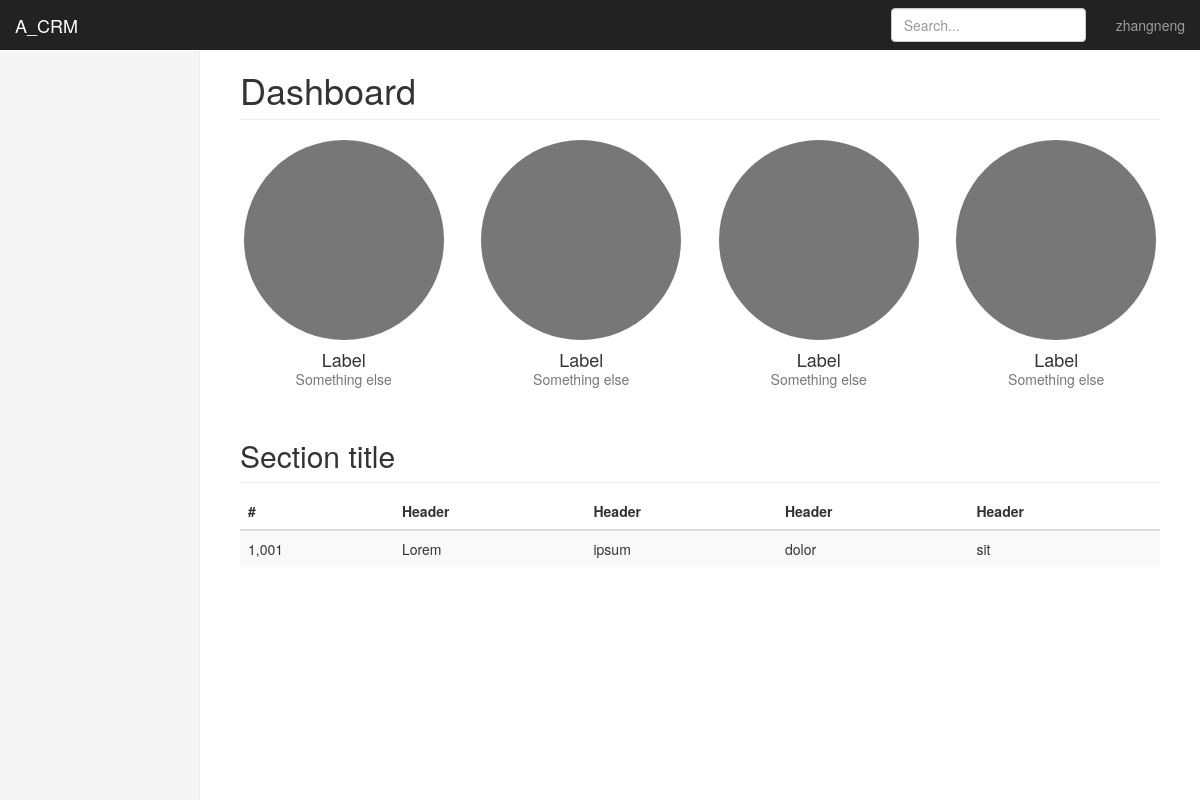
The app's page /crm/ (signed in), older data.
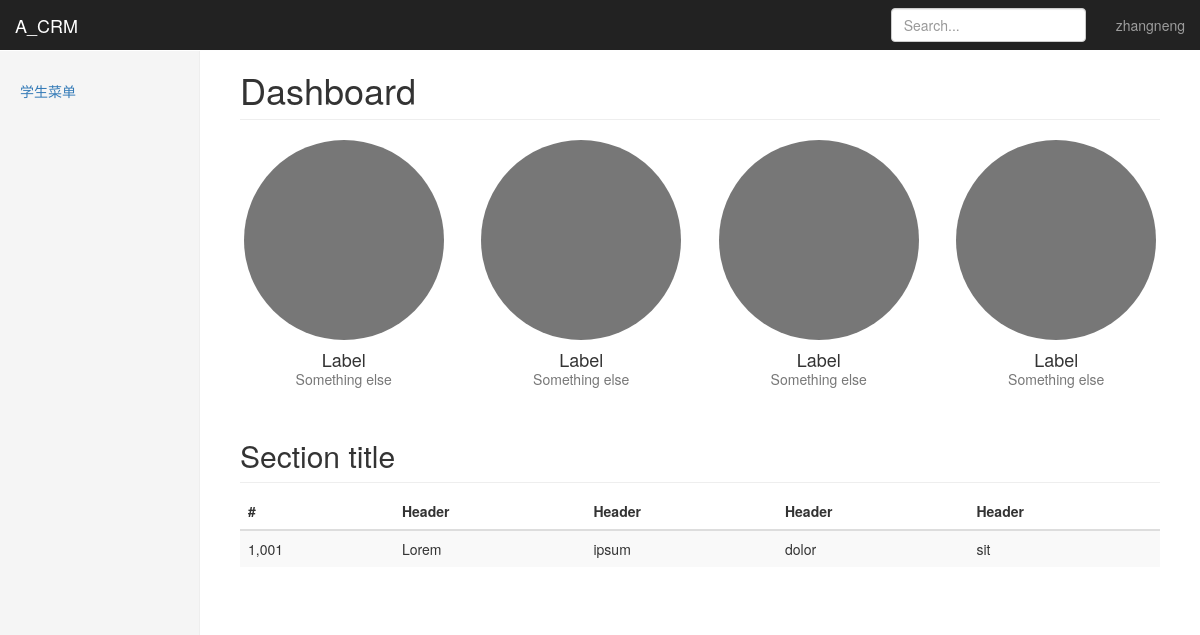
The same page, newer data.
### crm/models.py (models this page shows, shortened)
class Menu(models.Model):
    name = models.CharField(max_length=32)
    url_name = models.CharField(max_length=64)

### crm/views.py (the view)
def index(request):
    print request.user.userprofile.roles.all
    return render(request, 'base_index.html')

### templates/base_index.html (shortened to what this page needs)
{% extends 'base.html' %}
{% load staticfiles %}
{% block body %}
  <body>
    <nav class="navbar navbar-inverse navbar-fixed-top">
      <div class="container-fluid">
        <div class="navbar-header">
          <a class="navbar-brand" href="http://v3.bootcss.com/examples/dashboard/#">A_CRM</a>
        </div>
        <div id="navbar" class="navbar-collapse collapse">
          <ul class="nav navbar-nav navbar-right">
            <li><a href="#">{{ request.user }}</a></li>
          </ul>
          <form class="navbar-form navbar-right">
            <input type="text" class="form-control" placeholder="Search...">
          </form>
        </div>
      </div>
    </nav>
    <div class="container-fluid">
      <div class="row">
        <div class="col-sm-3 col-md-2 sidebar">
          <ul class="nav nav-sidebar">
              {% for foo in request.user.userprofile.roles.all %}
                   {% for foo2 in foo.menus.all %}
                                          <li class=""><a href="{% url foo2.url_name %}">{{ foo2.name}}
                <span class="sr-only">(current)</span></a>
            </li>
                   {% endfor %}
              {% endfor %}
          </ul>
        </div>
          <div class="col-sm-9 col-sm-offset-3 col-md-10 col-md-offset-2 main">
      {% block   connect %}
          <h1 class="page-header">Dashboard</h1>
          <div class="row placeholders">
            <div class="col-xs-6 col-sm-3 placeholder">
              <img width="200" height="200" class="img-responsive" alt="Generic placeholder thumbnail">
              <h4>Label</h4>
              <span class="text-muted">Something else</span>
            </div>
            <div class="col-xs-6 col-sm-3 placeholder">
              <img width="200" height="200" class="img-responsive" alt="Generic placeholder thumbnail">
              <h4>Label</h4>
              <span class="text-muted">Something else</span>
            </div>
            <div class="col-xs-6 col-sm-3 placeholder">
              <img width="200" height="200" class="img-responsive" alt="Generic placeholder thumbnail">
              <h4>Label</h4>
              <span class="text-muted">Something else</span>
            </div>
            <div class="col-xs-6 col-sm-3 placeholder">
              <img width="200" height="200" class="img-responsive" alt="Generic placeholder thumbnail">
              <h4>Label</h4>
              <span class="text-muted">Something else</span>
            </div>
          </div>
          <h2 class="sub-header">Section title</h2>
          <div class="table-responsive">
            <table class="table table-striped">
              <thead>
                <tr>
                  <th>#</th>
                  <th>Header</th>
                  <th>Header</th>
                  <th>Header</th>
                  <th>Header</th>
                </tr>
              </thead>
              <tbody>
                <tr>
                  <td>1,001</td>
                  <td>Lorem</td>
                  <td>ipsum</td>
                  <td>dolor</td>
                  <td>sit</td>
                </tr>
              </tbody>
            </table>
          </div>
        </div>
      {% endblock %}
      </div>
    </div>
</body>
{% endblock %}

### templates/base.html (shortened to what this page needs)
{% load staticfiles %}
<!DOCTYPE html>
<html lang="zh-CN">
<head>
    <link href="{% static '/css/bootstrap.min.css' %}" rel="stylesheet">
    <link href="{% static '/css/ie10-viewport-bug-workaround.css' %}" rel="stylesheet">
    <link href="{% static '/css/dashboard.css' %}" rel="stylesheet">
  </head>
{% block body %}
{% endblock %}
</html>

### static/css/dashboard.css (style rules this page uses)
body { padding-top: 50px; }
.sub-header { padding-bottom: 10px; border-bottom: 1px solid #eee; }
.navbar-fixed-top { border: 0; }
.sidebar { display: none; }
@media (min-width: 768px) { .sidebar { position: fixed; top: 51px; bottom: 0; left: 0; z-index: 1000; display: block; padding: 20px; overflow-x: hidden; overflow-y: auto; background-color: #f5f5f5; border-right: 1px solid #eee; } }
.nav-sidebar { margin-right: -21px; margin-bottom: 20px; margin-left: -20px; }
.nav-sidebar > li > a { padding-right: 20px; padding-left: 20px; }
.main { padding: 20px; }
@media (min-width: 768px) { .main { padding-right: 40px; padding-left: 40px; } }
.main .page-header { margin-top: 0; }
.placeholders { margin-bottom: 30px; text-align: center; }
.placeholders h4 { margin-bottom: 0; }
.placeholder { margin-bottom: 20px; }
.placeholder img { display: inline-block; border-radius: 50%; }

Row changes from the older to the newer data that the page shows:
added Menu: name "学生菜单"
